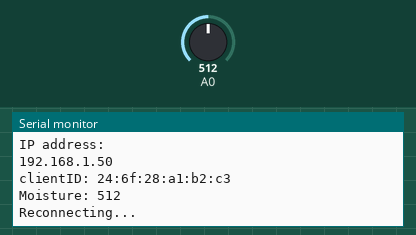
Bench run of a sketch on a simulated ESP8266 (NodeMCU). On the bench: the last lines printed to the serial monitor. Inputs (shaded band) come from the test bench; at power-on: A0 = 512. WiFi joins after 1.5 s; servers stay silent unless stated; no MQTT or app messages arrive unless stated.

Above: at 2.7 s.
2.8 s: A0 set to 716
At 8.3 s:
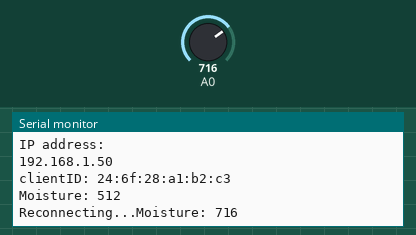
9.5 s: A0 set to 900
At 14.1 s:
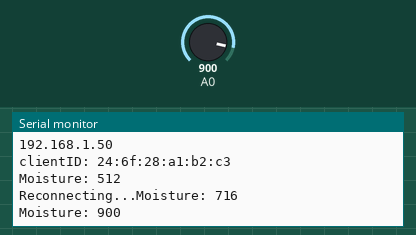
Timing chart, 0 to 15.6 s (numbered marks = the images above; inputs shaded):
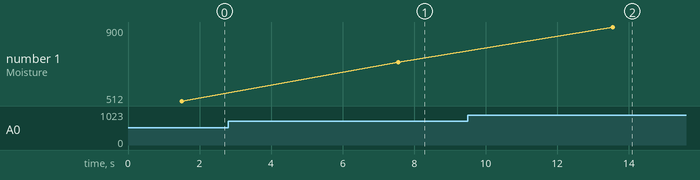

The sketch:

arduinoCode.ino
```cpp
#include <ESP8266WiFi.h>
#include <PubSubClient.h>

const unsigned int MOISTURE_PIN = 2;
const int bits = 10;
const int interval = 6000;

//connection:
char *SSID = "prettyFlyForAWifi24";
char *PSK = "ulmIstSchoen";
char *MQTT_BROKER = "193.196.159.141";
char *MQTT_CLIENT_ID = "josch_esp";
char *TOPIC="/sweavs/josch";

unsigned int moisture;

WiFiClient espClient;
PubSubClient client(espClient);
char msg[50];
String clientId;

void setup()
{
  pinMode(MOISTURE_PIN, INPUT);
  Serial.begin(115200);
  connect_wifi();
  client.setServer(MQTT_BROKER, 1883);

  //own mac:
  clientId = composeClientID();
  Serial.print("clientID: ");
  Serial.println(clientId);
}

void connect_wifi()
{
  Serial.println();
  Serial.print("Connecting to ");
  Serial.println(SSID);

  WiFi.begin(SSID, PSK);
  while (WiFi.status() != WL_CONNECTED)
  {
    delay(500);
    Serial.print(".");
  }

  Serial.println("");
  Serial.println("WiFi connected");
  Serial.println("IP address: ");
  Serial.println(WiFi.localIP());
}

void reconnect()
{
  while (!client.connected())
  {
    Serial.print("Reconnecting...");
    if (!client.connect(MQTT_CLIENT_ID))
    {
      Serial.print("failed, rc=");
      Serial.print(client.state());
      Serial.println(" retrying in 5 seconds");
      delay(5000);
    }
  }
}

void loop()
{
  moisture = analogRead(MOISTURE_PIN);
  Serial.print("Moisture: ");
  Serial.println(moisture);
  if (!client.connected())
  {
    reconnect();
  }
  client.loop();

  String output = "{\"mac\":\"" + clientId + "\",\"val\":" + moisture + "}";
  String(output).toCharArray(msg, 50);
  client.publish(TOPIC, msg);
  delay(interval);
}

String composeClientID()
{
  uint8_t mac[6];
  WiFi.macAddress(mac);
  clientId += macToStr(mac);
  return clientId;
}

String macToStr(const uint8_t *mac)
{
  String result;
  for (int i = 0; i < 6; ++i)
  {
    result += String(mac[i], 16);
    if (i < 5)
      result += ':';
  }
  return result;
}
```

Measured:
- after the input at 2.8 s, the serial monitor: prints a new line after 4.8 s (image 1)
- after the input at 9.5 s, the serial monitor: prints a new line after 4.1 s (image 2)
- plotted number 1: 512 → 716 after the input at 2.8 s, 716 → 900 after the input at 9.5 s
